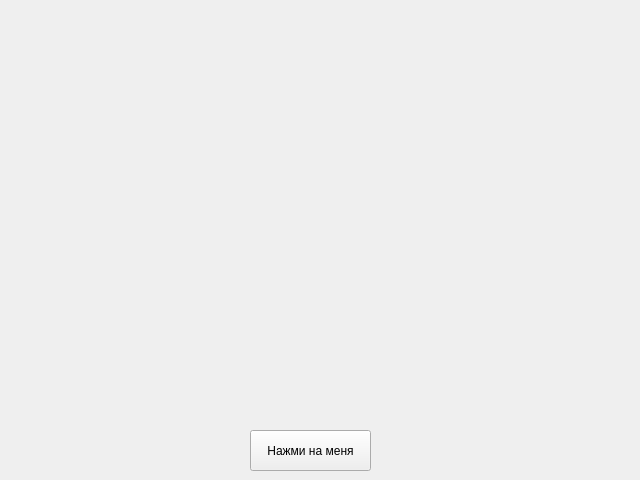
<?xml version="1.0" encoding="UTF-8"?>
<ui version="4.0">
 <class>Form</class>
 <widget class="QWidget" name="Form">
  <property name="geometry">
   <rect>
    <x>0</x>
    <y>0</y>
    <width>640</width>
    <height>480</height>
   </rect>
  </property>
  <property name="windowTitle">
   <string>Желтые кружочки</string>
  </property>
  <widget class="QPushButton" name="pushButton">
   <property name="geometry">
    <rect>
     <x>250</x>
     <y>430</y>
     <width>121</width>
     <height>41</height>
    </rect>
   </property>
   <property name="text">
    <string>Нажми на меня</string>
   </property>
  </widget>
 </widget>
 <resources/>
 <connections/>
</ui>
